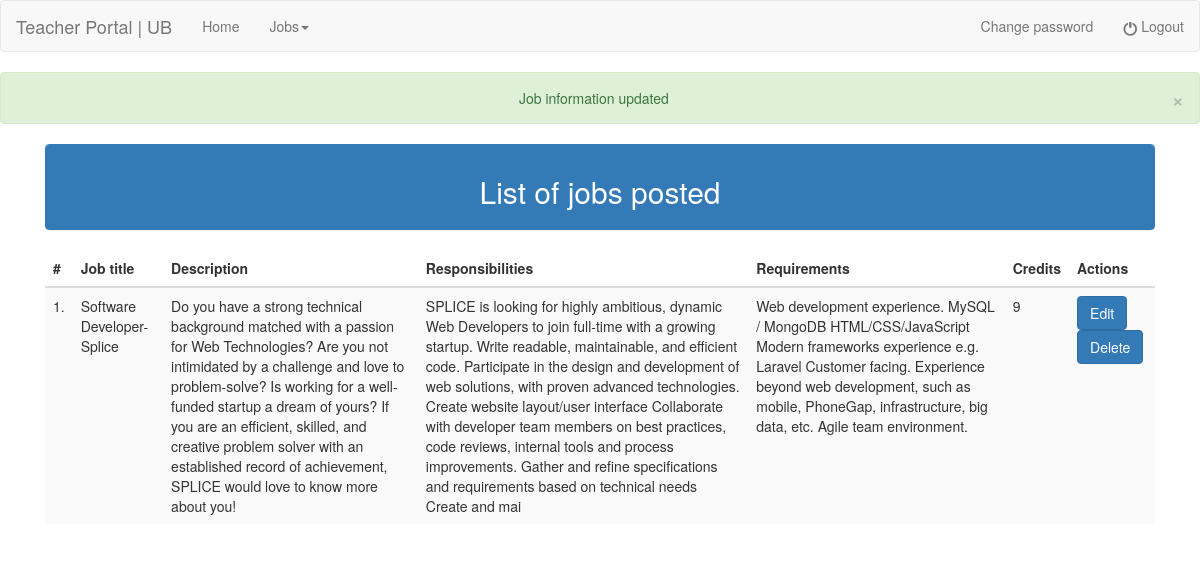
/teacher_view_job.php?q=3 (signed in), run on the app's committed database.
### tables this page shows
CREATE TABLE `job_info` (
  `id` int(10) NOT NULL,
  `job_title` varchar(50) NOT NULL,
  `description` varchar(500) NOT NULL,
  `responsibilities` varchar(500) NOT NULL,
  `requirements` varchar(500) NOT NULL,
  `credits` varchar(50) NOT NULL,
  `teacher_id` int(10) NOT NULL,
  `created_on` datetime NOT NULL,
  `last_updated` datetime NOT NULL
);

### teacher_view_job.php (the view, shortened to what this page needs)
<?php
include "teacher_header.php";
include "connection.php";
$email=$_SESSION['email'];
$query3="select id from teacher_accounts where email='$email'";
$res3=mysqli_query($conn,$query3);
$row3=mysqli_fetch_array($res3);
$teacher_id=$row3[0];
$query="select * from job_info where teacher_id='$teacher_id'";
$result=mysqli_query($conn,$query);
if(isset($_REQUEST['q'])) {
        ?>
        <?php
    if ($_REQUEST['q'] == 3) {
        ?>
        <div class="alert alert-success">
            <button type="button" class="close" data-dismiss="alert">&times;</button>
            <center>Job information updated</center>
        </div>
        <?php
    }
        ?>
        <?php
}
?>
<!doctype>
<html>
<head>
</head>
<body>
    <div class="container" >
        <div class="col-md-12">
            <div class="panel panel-primary">
                <div class="panel-heading">
                    <?php
                    if(mysqli_num_rows($result)== 0){
                    ?>
                        <center><h2>No jobs posted</h2></center>
                        </div></div></div></div>
                        </body></html>
                    <?php
                    }
                    else{
                    ?>
                    <center><h2>List of jobs posted</h2></center>
                </div>
            </div>
            <div class="table-responsive">
            <table class="table table-striped">
                <thead>
                    <tr>
                        <th>#</th>
                        <th>Job title</th>
                        <th>Description</th>
                        <th>Responsibilities</th>
                        <th>Requirements</th>
                        <th>Credits</th>
                        <th>Actions</th>
                    </tr>
                </thead>
                <tbody>
                    <?php
                        $count=1;
                        while($row=mysqli_fetch_array($result)){
                    ?>
                    <tr>
                        <td><?php echo $count."." ?></td>
                        <td><?php echo $row[1] ?></td>
                        <td><?php echo $row[2] ?></td>
                        <td><?php echo $row[3] ?></td>
                        <td><?php echo $row[4] ?></td>
                        <td><?php echo $row[5] ?></td>
						<td>
							<button onclick="location.href='teacher_edit_job.php?job_title=<?php echo $row[1] ?>'"class="btn btn-primary btn-md">Edit</button>
							<button data-toggle="modal" data-target="#myModal" data-id="<?php echo $row[0] ?>" class="open-modal btn btn-primary btn-md">Delete</button>
						</td>
                    </tr>
                    <?php
                    $count++;
                    }
                    ?>
                </tbody>
            </table>
            </div>
        </div>
    </div>
</body>
</html>
<?php
} ?>

### data on the page
job_info: job_title "Software Developer- Splice", description "Do you have a strong technical background matched with a passion for Web Technologies? Are you not intimidated by a challenge and love to problem-solve? Is working for a well-funded startup a dream of yours? If you are an efficient, skilled, and creative problem solver with an established record of achievement, SPLICE would love to know more about you!", responsibilities "SPLICE is looking for highly ambitious, dynamic Web Developers to join full-time with a growing startup. Write readable, maintainable, and efficient code. Participate in the design and development of web solutions, with proven advanced technologies. Create website layout/user interface Collaborate with developer team members on best practices, code reviews, internal tools and process improvements. Gather and refine specifications and requirements based on technical needs Create and mai", requirements "Web development experience. MySQL / MongoDB HTML/CSS/JavaScript Modern frameworks experience e.g. Laravel Customer facing. Experience beyond web development, such as mobile, PhoneGap, infrastructure, big data, etc. Agile team environment.", credits "9"
